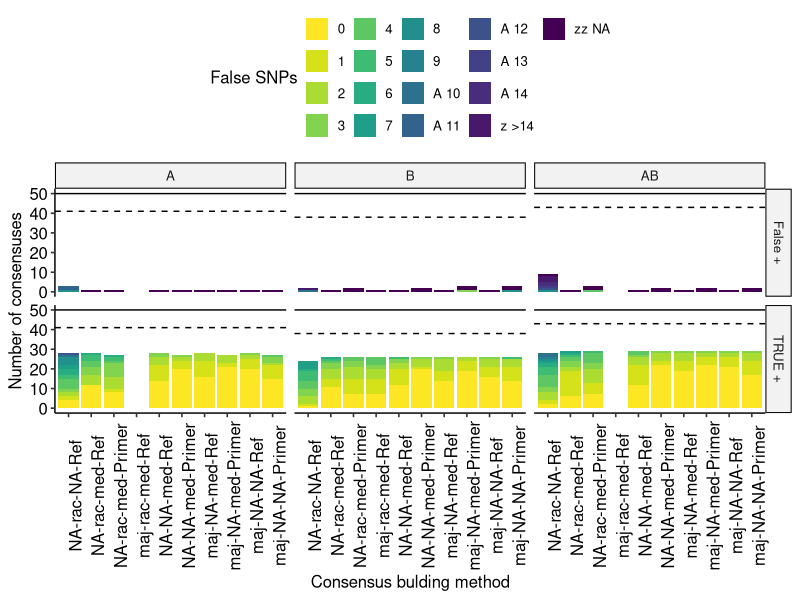
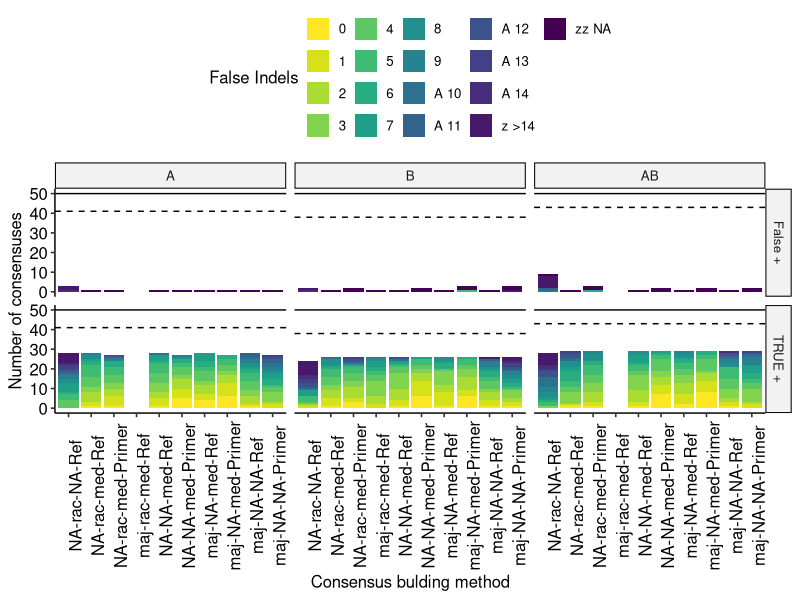
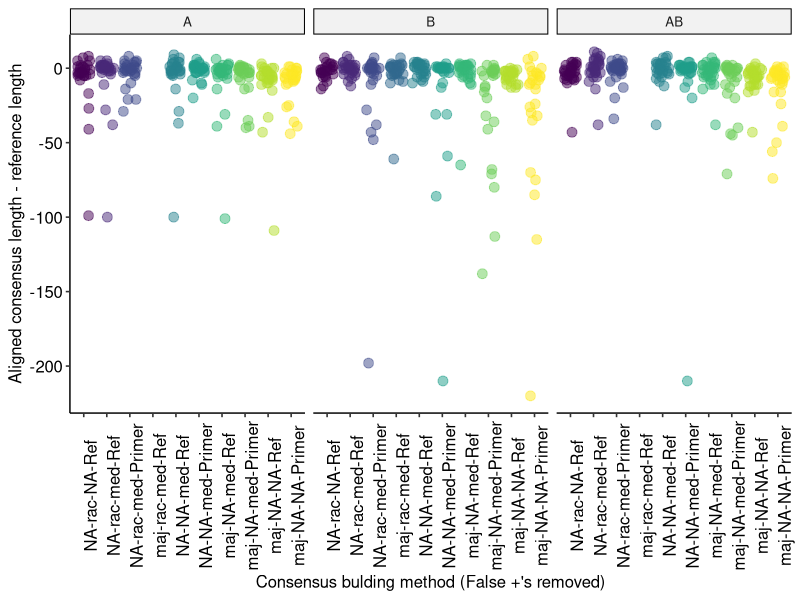
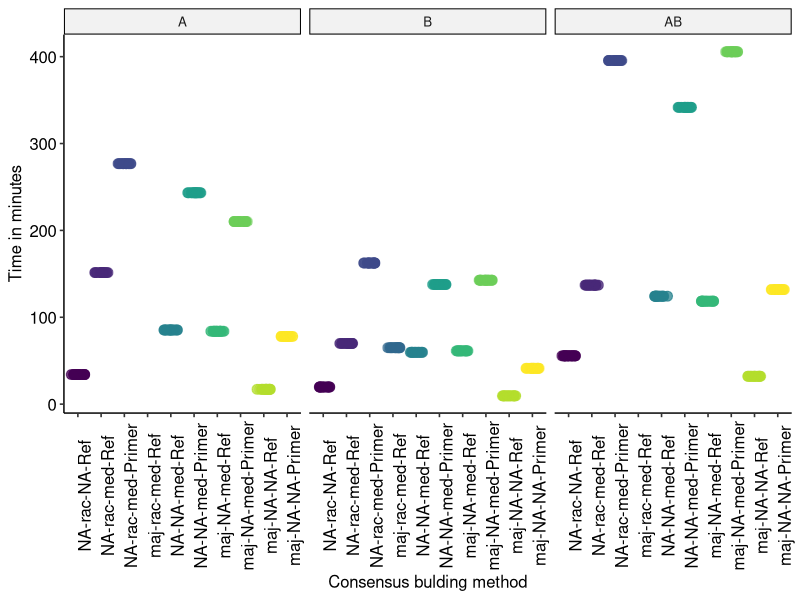
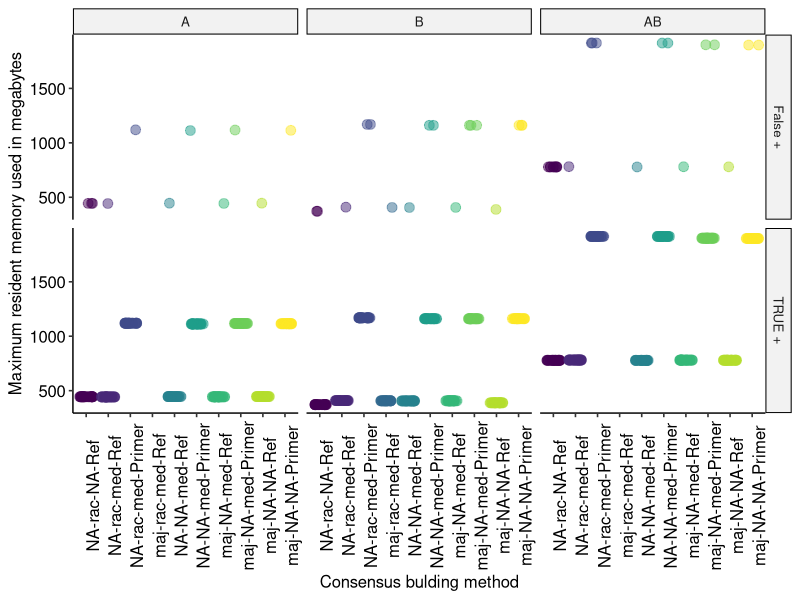
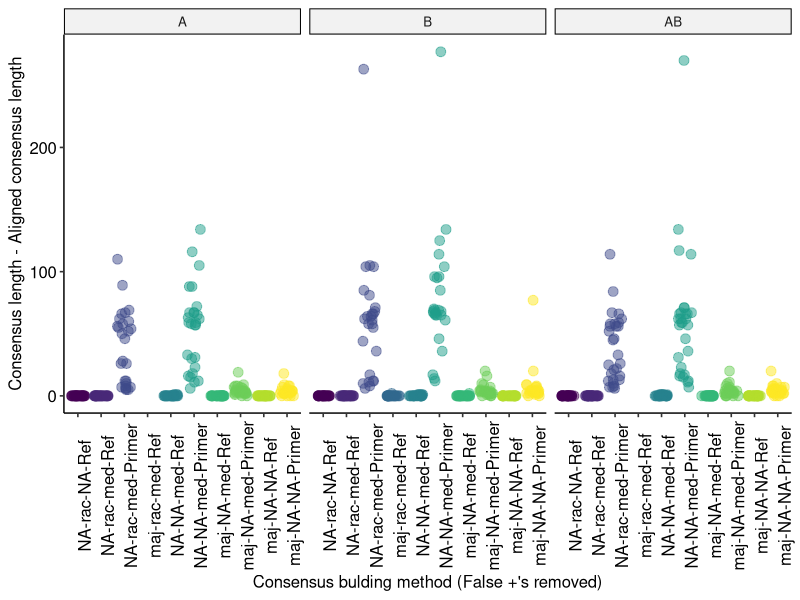
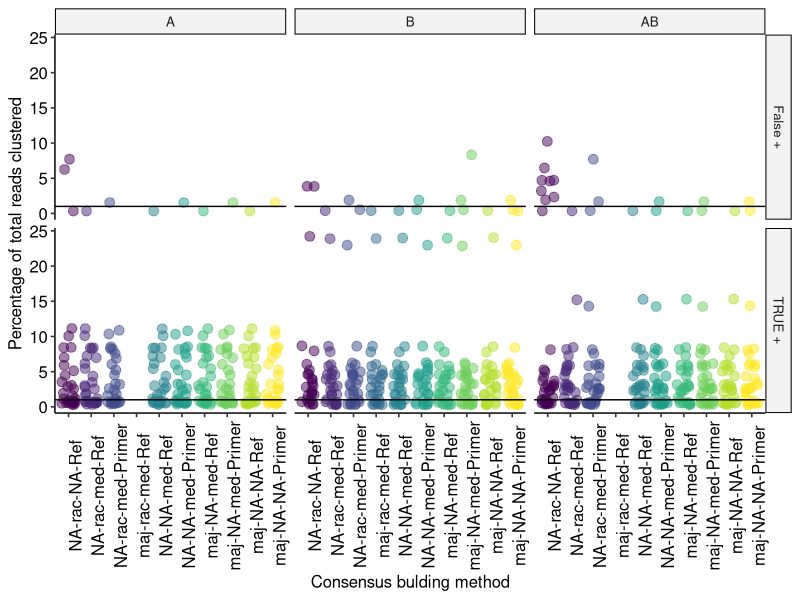

Write R code to recreate these figures, in order.
library("ggplot2")
library("data.table")
library("ggpubr")
library("viridis")
# uses tidyr::replace_na

#*******************************************************************************
# Sec-0 Sub-1:
#  Output: till: Saves output graph as a tiff
#*******************************************************************************
saveGraph = function(
  nameStr           # name of graph to save
) # Use: saves a graph using ggsave function
{ # saveGraph
    ggsave(paste(nameStr, ".svg", sep = ""), 
           device = "svg", # save as tiff file
           dpi = 300,
    ); # ggsave (save the graph)
} # saveGraph


#>>>>>>>>>>>>>>>>>>>>>>>>>>>>>>>>>>>>>>>>>>>>>>>>>>>>>>>>>>>>>>>>>>>>>>>
# Sec-1: Variable declerations
#<<<<<<<<<<<<<<<<<<<<<<<<<<<<<<<<<<<<<<<<<<<<<<<<<<<<<<<<<<<<<<<<<<<<<<<

# Read in my data
statsDT =
    setDT(         # data frames are a bit easier to manipulate
        read.csv(
            "ASHURE-full-20230314-trim--duplicate-marked.tsv",
            sep = "\t",
            header = TRUE
));
graphDT = NULL; # for graphing

# variables to hold each graph
graphPerc = NULL;
graphSnp = NULL;
graphIndel = NULL;
graphDiff = NULL;
graphTime = NULL;
graphRam = NULL;

#>>>>>>>>>>>>>>>>>>>>>>>>>>>>>>>>>>>>>>>>>>>>>>>>>>>>>>>>>>>>>>>>>>>>>>>
# Sec-2: Set up names
#<<<<<<<<<<<<<<<<<<<<<<<<<<<<<<<<<<<<<<<<<<<<<<<<<<<<<<<<<<<<<<<<<<<<<<<

# Replace unkown aligned/reference lengths with 0
statsDT$AlignedReadLength =
    tidyr::replace_na(data = statsDT$AlignedReadLength, 0);

statsDT$referenceLength =
    tidyr::replace_na(data = statsDT$referenceLength, 0);

statsDT$readLength = tidyr::replace_na(data = statsDT$readLength, -1);

# Reduce the name of medakas model (high & fast combined with version)
statsDT$model = gsub("r941_min_", "", statsDT$MedakaModel);
statsDT$model = gsub("_g", "-", statsDT$model);

# Get the file used (A, B, AB)
statsDT$dataset = gsub(".*--", "", statsDT$fqFile);
statsDT$dataset = gsub(".fastq", "", statsDT$dataset);

# Get if primer triming was done
statsDT$primers = gsub(".*primers.fasta", "Primer", statsDT$primers);
statsDT$primers = gsub(".*Ref", "Ref", statsDT$primers);

# Set up the consensus building names
statsDT$test =
    sapply(
        statsDT$MajorityConsensus,
        FUN = (function(x) ifelse(x == TRUE, "maj", "NA"))
); # Detect if the majority consensus was used

statsDT$test =
    paste(
       statsDT$test, 
       sapply(
           statsDT$RaconUsed,
           FUN = (function(x) ifelse(x == TRUE, "rac", "NA"))
       ), # Add the racon name
       sep = "-"
); # Detect if racon was used

# Recored the consensus buildig method used with medaka
statsDT$noMedCol = statsDT$test;

statsDT$test =
    paste(
       statsDT$test, 
       sapply(
           statsDT$MedakaUsed,
           FUN = (function(x) ifelse(x == TRUE, "med", "NA"))
       ), # Add the racon name
       sep = "-"
); # Detect if racon was used

statsDT$test = paste(statsDT$test, statsDT$primer, sep = "-");
# Set up the name for each test
#statsDT$test = paste(statsDT$test, statsDT$model, sep = "-");
statsDT$percID =
    100 * (1 - ((statsDT$SNPs + statsDT$Insertions + statsDT$Deletions)
                 / statsDT$AlignedReadLength
               )
);

statsDT$qScore = 10 * log10(statsDT$percID);

#>>>>>>>>>>>>>>>>>>>>>>>>>>>>>>>>>>>>>>>>>>>>>>>>>>>>>>>>>>>>>>>>>>>>>>>
# Sec-4: Graph SNPs
#<<<<<<<<<<<<<<<<<<<<<<<<<<<<<<<<<<<<<<<<<<<<<<<<<<<<<<<<<<<<<<<<<<<<<<<

graphDT = statsDT;

# make duplicate colum more easy to understand
graphDT$Duplicate = gsub("TRUE", "False +", graphDT$Duplicate);
graphDT$Duplicate = gsub("FALSE", "TRUE +", graphDT$Duplicate);

graphDT$test =
    factor(
        graphDT$test,
        levels = 
            c(
                "NA-rac-NA-Ref",
                "NA-rac-NA-Primer",
                "maj-rac-NA-Ref",
                "maj-rac-NA-Primer",
                "NA-rac-med-Ref",
                "NA-rac-med-Primer",
                "maj-rac-med-Ref",
                "maj-rac-med-Primer",
                "NA-NA-med-Ref",
                "NA-NA-med-Primer",
                "maj-NA-med-Ref",
                "maj-NA-med-Primer",
                "maj-NA-NA-Ref",
                "maj-NA-NA-Primer"
        ) # catagories
);

graphDT$dataset = factor(graphDT$dataset, levels = c("A", "B", "AB"));


graphDT$charSNP =
    sapply(
        graphDT$SNPs,
        FUN = function(x)  # make sure strings are sorted numericly
            ifelse(is.na(x), "zz NA",
            ifelse(x > 14, "z >14",
            ifelse(x > 9, paste("A", x), as.character(x))))
); # keep mismatches beneath 4, that way it is easier to compare

graphSnp = 
    ggplot(
        data = graphDT,
        aes(
            x = test, # consensus building method
            fill = charSNP
        ) # make the graph
);

graphSnp = 
   graphSnp +
   stat_count(position = position_stack(reverse = TRUE)) +
   facet_grid(
       cols = vars(dataset),
       rows = vars(Duplicate)
   ) +
   scale_fill_viridis(
       discrete = TRUE,
       direction = -1,
       option = "D",
       name = "False SNPs"
   ) + 
   geom_hline(aes(yintercept = DectableReferences), linetype="dashed") +
   geom_hline(aes(yintercept = TotalReferences)) +
   xlab("Consensus bulding method") +
   ylab("Number of consensuses") +
   theme_pubr() +
   theme(axis.text.x = element_text(angle = 90));

saveGraph("ASHURE-bench--snps");

#>>>>>>>>>>>>>>>>>>>>>>>>>>>>>>>>>>>>>>>>>>>>>>>>>>>>>>>>>>>>>>>>>>>>>>>
# Sec-5: Graph indels
#<<<<<<<<<<<<<<<<<<<<<<<<<<<<<<<<<<<<<<<<<<<<<<<<<<<<<<<<<<<<<<<<<<<<<<<

graphDT$charIndel =
    sapply(
        graphDT$Insertions + graphDT$Deletions,
        FUN = function(x)  # make sure strings are sorted numericly
            ifelse(is.na(x), "zz NA",
            ifelse(x > 14, "z >14",
            ifelse(x > 9, paste("A", x), as.character(x))))
); # keep mismatches beneath 4, that way it is easier to compare

graphIndel = 
    ggplot(
        data = graphDT,
        aes(
            x = test, # consensus building method
            fill = charIndel
        ) # make the graph
);

graphIndel = 
   graphIndel +
   stat_count(position = position_stack(reverse = TRUE)) +
   facet_grid(
       cols = vars(dataset),
       rows = vars(Duplicate)
   ) +
   scale_fill_viridis(
       discrete = TRUE,
       direction = -1,
       option = "D",
       name = "False Indels"
   ) + 
   geom_hline(aes(yintercept = DectableReferences), linetype="dashed") +
   geom_hline(aes(yintercept = TotalReferences)) +
   xlab("Consensus bulding method") +
   ylab("Number of consensuses") +
   theme_pubr() +
   theme(axis.text.x = element_text(angle = 90));

saveGraph("ASHURE-bench--indels");

#>>>>>>>>>>>>>>>>>>>>>>>>>>>>>>>>>>>>>>>>>>>>>>>>>>>>>>>>>>>>>>>>>>>>>>>
# Sec-6: Graph length diff
#<<<<<<<<<<<<<<<<<<<<<<<<<<<<<<<<<<<<<<<<<<<<<<<<<<<<<<<<<<<<<<<<<<<<<<<

graphDT$lenDiffI = graphDT$AlignedReadLength - graphDT$referenceLength;

graphDiff =
    ggplot(
        data = graphDT[graphDT$Duplicate != "False +",],
        #data = graphDT,
        aes(
            x = test,
            y = lenDiffI,
            col = test
        )
);

graphDiff =
    graphDiff +
    geom_point(
        size = 3,
        alpha = 0.5,
        position = position_jitter(height = 0, width = 0.3)
    ) +
   facet_grid(
       cols = vars(dataset),
       #rows = vars(Duplicate)
   ) +
   scale_color_viridis(
        discrete = TRUE,
        option = "D",    # Default pallete
        name = "False positive"
    ) +
   xlab("Consensus bulding method (False +'s removed)") +
   ylab("Aligned consensus length - reference length") +
   theme_pubr() +
   theme(
       axis.text.x = element_text(angle = 90), # rotate x-axis labels
       legend.position = "none"                # remove the legend
   );

saveGraph("ASHURE-bench--lenDiff");

#>>>>>>>>>>>>>>>>>>>>>>>>>>>>>>>>>>>>>>>>>>>>>>>>>>>>>>>>>>>>>>>>>>>>>>>
# Sec-7: Graph time
#<<<<<<<<<<<<<<<<<<<<<<<<<<<<<<<<<<<<<<<<<<<<<<<<<<<<<<<<<<<<<<<<<<<<<<<

graphDT$elapsedTime = graphDT$elapsedTime / 60; # convert seconds to min

graphTime =
    ggplot(
        data = graphDT,
        aes(
            x = test,
            y = elapsedTime,
            col = test
        )
);

graphTime =
    graphTime +
    geom_point(
        size = 3,
        alpha = 0.5,
        position = position_jitter(height = 0, width = 0.3)
    ) +
   facet_grid(
       cols = vars(dataset)#,
       #rows = vars(Duplicate)
   ) +
   scale_color_viridis(
        discrete = TRUE,
        option = "D",    # Default pallete
        name = "Pipeline"
    ) +
   xlab("Consensus bulding method") +
   ylab("Time in minutes") +
   theme_pubr() +
   theme(
       axis.text.x = element_text(angle = 90), # rotate x-axis labels
       legend.position = "none"                # remove the legend
   );

saveGraph("ASHURE-bench--time");

#>>>>>>>>>>>>>>>>>>>>>>>>>>>>>>>>>>>>>>>>>>>>>>>>>>>>>>>>>>>>>>>>>>>>>>>
# Sec-8: Graph memory
#<<<<<<<<<<<<<<<<<<<<<<<<<<<<<<<<<<<<<<<<<<<<<<<<<<<<<<<<<<<<<<<<<<<<<<<

# Conver memory usage to megabytes (in kilabytes)
graphDT$maxResidentMemory = graphDT$maxResidentMemory / 1000;

graphMem =
    ggplot(
        data = graphDT,
        aes(
            x = test,
            y = maxResidentMemory,
            col = test
        )
);

graphMem =
    graphMem +
    geom_point(
        size = 3,
        alpha = 0.5,
        position = position_jitter(height = 0, width = 0.3)
    ) +
   facet_grid(
       cols = vars(dataset),
       rows = vars(Duplicate)
   ) +
   scale_color_viridis(
        discrete = TRUE,
        option = "D",    # Default pallete
        name = "Pipeline"
    ) +
   xlab("Consensus bulding method") +
   ylab("Maximum resident memory used in megabytes") +
   theme_pubr() +
   theme(
       axis.text.x = element_text(angle = 90), # rotate x-axis labels
       legend.position = "none"                # remove the legend
   );

saveGraph("ASHURE-bench--mem");

#>>>>>>>>>>>>>>>>>>>>>>>>>>>>>>>>>>>>>>>>>>>>>>>>>>>>>>>>>>>>>>>>>>>>>>>
# Sec-9: Graph extra length
#<<<<<<<<<<<<<<<<<<<<<<<<<<<<<<<<<<<<<<<<<<<<<<<<<<<<<<<<<<<<<<<<<<<<<<<

graphDT$lenAlnDiffI = graphDT$readLength - graphDT$AlignedReadLength;

graphExtraLen =
    ggplot(
        data = graphDT[graphDT$Duplicate != "False +",],
        #data = graphDT,
        aes(
            x = test,
            y = lenAlnDiffI,
            col = test
        )
);

graphExtraLen =
    graphExtraLen +
    geom_point(
        size = 3,
        alpha = 0.5,
        position = position_jitter(height = 0, width = 0.3)
    ) +
   facet_grid(
       cols = vars(dataset),
       #rows = vars(Duplicate),
       scale = "free_y"
   ) +
   scale_color_viridis(
        discrete = TRUE,
        option = "D",    # Default pallete
        name = "False positive"
    ) +
   xlab("Consensus bulding method (False +'s removed)") +
   ylab("Consensus length - Aligned consensus length") +
   theme_pubr() +
   theme(
       axis.text.x = element_text(angle = 90), # rotate x-axis labels
       legend.position = "none"                # remove the legend
   );

saveGraph("ASHURE-bench--extraConLen");

#>>>>>>>>>>>>>>>>>>>>>>>>>>>>>>>>>>>>>>>>>>>>>>>>>>>>>>>>>>>>>>>>>>>>>>>
# Sec-10: Graph % reads per cluster
#<<<<<<<<<<<<<<<<<<<<<<<<<<<<<<<<<<<<<<<<<<<<<<<<<<<<<<<<<<<<<<<<<<<<<<<

graphDT[
    ,
    totalReads:=sum(ReadsInCluster),
    by = c("fqFile", "MajorityConsensus", "RaconUsed", "MedakaUsed")
];
graphPercReads =
    ggplot(
        data = graphDT,
        aes(
            x = test,
            y = 100 * (ReadsInCluster / totalReads),
            col = test
        )
);

graphPercReads =
    graphPercReads +
    geom_point(
        size = 3,
        alpha = 0.5,
        position = position_jitter(height = 0, width = 0.3)
    ) +
   geom_hline(aes(yintercept = 1)) + # mark 1% line
   facet_grid(
       cols = vars(dataset),
       rows = vars(Duplicate)
   ) +
   scale_color_viridis(
        discrete = TRUE,
        option = "D",    # Default pallete
        name = "False positive"
    ) +
   xlab("Consensus bulding method") +
   ylab("Percentage of total reads clustered") +
   theme_pubr() +
   theme(
       axis.text.x = element_text(angle = 90), # rotate x-axis labels
       legend.position = "none"                # remove the legend
   );

saveGraph("ASHURE-bench--percReads");

# dataset          
# referenceLength
# readLength
# alignedReadLength
# SNPs
# Insertions
# Deletions
# ReadsInCluster
# DetectedReferences
# DetectableReferences
# TotalReferences
# elapsedTime
# maxResidentMemory
